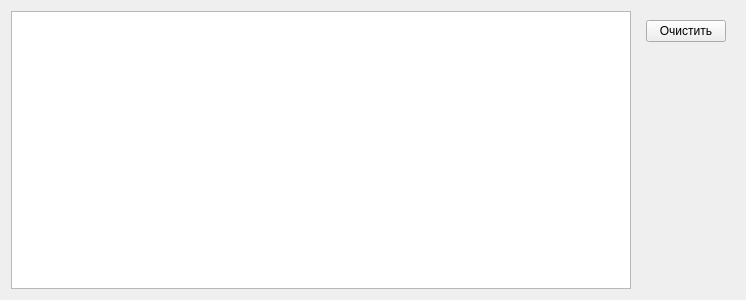
<?xml version="1.0" encoding="UTF-8"?>
<ui version="4.0">
 <class>TCPLogsWigtets</class>
 <widget class="QWidget" name="TCPLogsWigtets">
  <property name="geometry">
   <rect>
    <x>0</x>
    <y>0</y>
    <width>746</width>
    <height>300</height>
   </rect>
  </property>
  <property name="windowTitle">
   <string>Form</string>
  </property>
  <layout class="QHBoxLayout" name="horizontalLayout_2">
   <item>
    <widget class="QPlainTextEdit" name="ptLogs"/>
   </item>
   <item>
    <widget class="QWidget" name="widget" native="true">
     <layout class="QVBoxLayout" name="verticalLayout">
      <item>
       <widget class="QPushButton" name="bClearLogs">
        <property name="text">
         <string>Очистить</string>
        </property>
       </widget>
      </item>
      <item>
       <spacer name="verticalSpacer">
        <property name="orientation">
         <enum>Qt::Vertical</enum>
        </property>
        <property name="sizeHint" stdset="0">
         <size>
          <width>20</width>
          <height>40</height>
         </size>
        </property>
       </spacer>
      </item>
     </layout>
    </widget>
   </item>
  </layout>
 </widget>
 <resources/>
 <connections/>
</ui>
